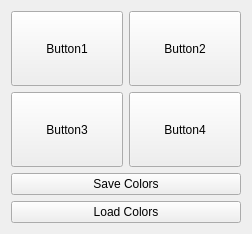
<?xml version="1.0" encoding="UTF-8"?>
<ui version="4.0">
 <class>Widget</class>
 <widget class="QWidget" name="Widget">
  <property name="geometry">
   <rect>
    <x>0</x>
    <y>0</y>
    <width>252</width>
    <height>234</height>
   </rect>
  </property>
  <property name="windowTitle">
   <string>Widget</string>
  </property>
  <layout class="QVBoxLayout" name="verticalLayout">
   <item>
    <layout class="QGridLayout" name="gridLayout">
     <item row="0" column="0">
      <widget class="QPushButton" name="button1">
       <property name="sizePolicy">
        <sizepolicy hsizetype="Minimum" vsizetype="Expanding">
         <horstretch>0</horstretch>
         <verstretch>0</verstretch>
        </sizepolicy>
       </property>
       <property name="text">
        <string>Button1</string>
       </property>
      </widget>
     </item>
     <item row="0" column="1">
      <widget class="QPushButton" name="button2">
       <property name="sizePolicy">
        <sizepolicy hsizetype="Minimum" vsizetype="Expanding">
         <horstretch>0</horstretch>
         <verstretch>0</verstretch>
        </sizepolicy>
       </property>
       <property name="text">
        <string>Button2</string>
       </property>
      </widget>
     </item>
     <item row="1" column="0">
      <widget class="QPushButton" name="button3">
       <property name="sizePolicy">
        <sizepolicy hsizetype="Minimum" vsizetype="Expanding">
         <horstretch>0</horstretch>
         <verstretch>0</verstretch>
        </sizepolicy>
       </property>
       <property name="text">
        <string>Button3</string>
       </property>
      </widget>
     </item>
     <item row="1" column="1">
      <widget class="QPushButton" name="button4">
       <property name="sizePolicy">
        <sizepolicy hsizetype="Minimum" vsizetype="Expanding">
         <horstretch>0</horstretch>
         <verstretch>0</verstretch>
        </sizepolicy>
       </property>
       <property name="text">
        <string>Button4</string>
       </property>
      </widget>
     </item>
    </layout>
   </item>
   <item>
    <widget class="QPushButton" name="save_button">
     <property name="text">
      <string>Save Colors</string>
     </property>
    </widget>
   </item>
   <item>
    <widget class="QPushButton" name="laod_button">
     <property name="text">
      <string>Load Colors</string>
     </property>
    </widget>
   </item>
  </layout>
 </widget>
 <resources/>
 <connections/>
</ui>
